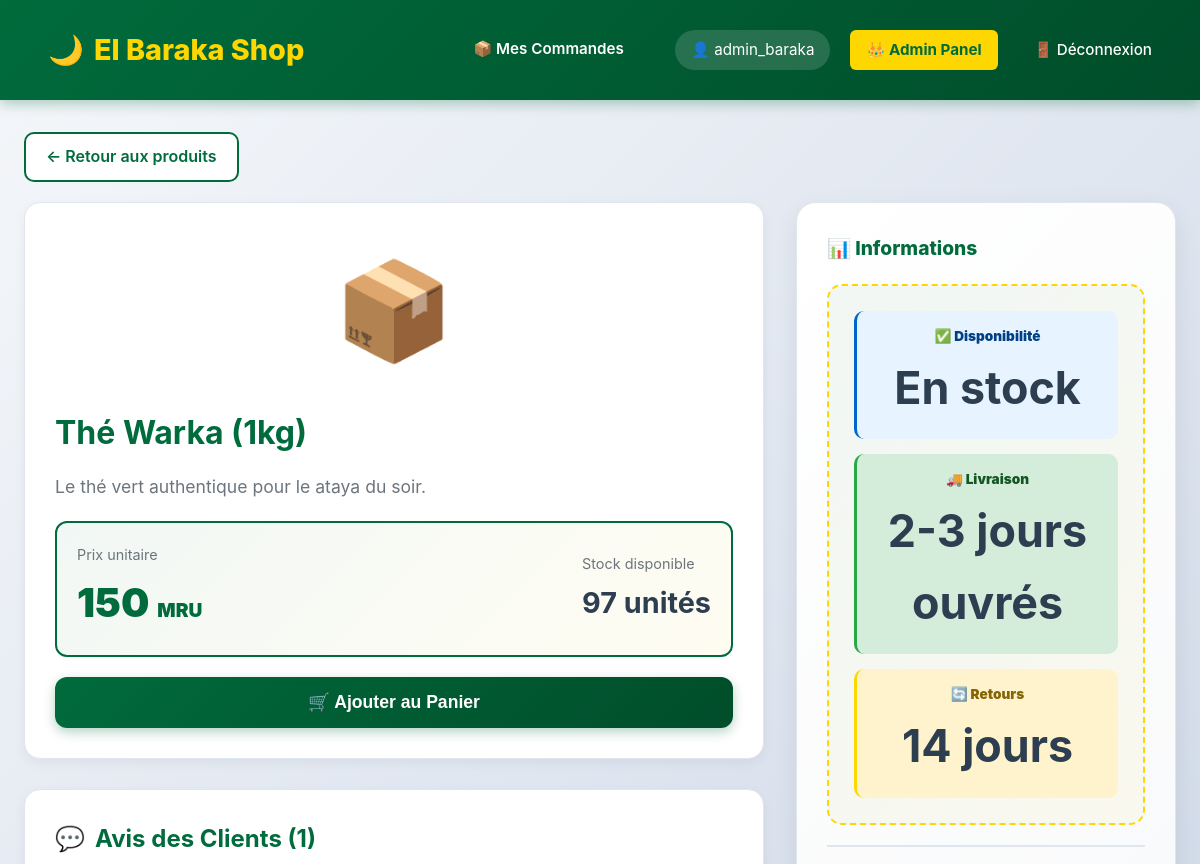
/produit/1 (signed in, upper part), run on an earlier commit of the app's database.
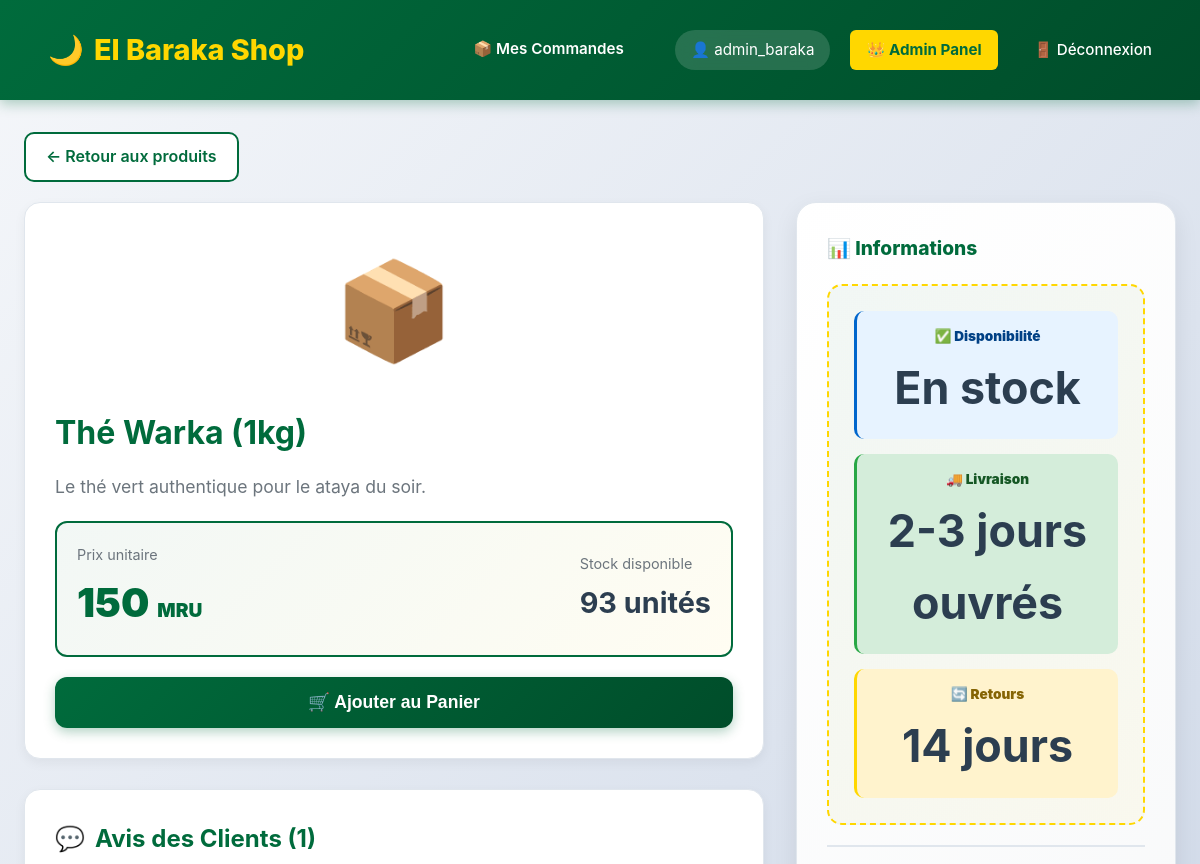
And on a later commit of the database.
### tables this page shows
CREATE TABLE produits (
            id INTEGER PRIMARY KEY AUTOINCREMENT,
            nom TEXT NOT NULL,
            description TEXT,
            prix DECIMAL(10, 2) NOT NULL,
            quantite INTEGER DEFAULT 10
        );

### app.py (the view)
@app.route('/produit/<int:produit_id>')
def produit_details(produit_id):
    if 'user_id' not in session: return redirect('/login')
    conn = get_db_connection()
    produit = conn.execute("SELECT * FROM produits WHERE id = ?", (produit_id,)).fetchone()
    if not produit:
        flash("Produit introuvable.", "danger")
        conn.close()
        return redirect('/')
    commentaires = conn.execute("""
        SELECT c.*, u.username
        FROM commentaires c
        JOIN utilisateurs u ON c.utilisateur_id = u.id
        WHERE c.produit_id = ?
        ORDER BY c.date_post DESC
    """, (produit_id,)).fetchall()
    conn.close()
    return render_template('produit_details.html', produit=produit, commentaires=commentaires)

### app.py (called while the page is built)
def get_db_connection():
    conn = sqlite3.connect('elbaraka.db')
    conn.row_factory = sqlite3.Row
    return conn

### templates/produit_details.html (shortened to what the changed rows need)
{% extends "base.html" %}
{% block content %}
<div style="max-width: 1200px; margin: 0 auto;">
    <div class="main-layout">
        <div>
            <div style="background: white; padding: 30px; border-radius: 16px; box-shadow: 0 4px 12px rgba(0,0,0,0.05); border: 1px solid #e0e6ed; margin-bottom: 30px;">
                <div style="text-align: center; font-size: 6rem; margin-bottom: 20px;">📦</div>
                <h1 style="color: var(--primary); margin-bottom: 15px; font-size: 2rem;">{{ produit.nom }}</h1>
                <p style="color: #6c757d; font-size: 1.1rem; line-height: 1.6; margin-bottom: 20px;">
                    {{ produit.description }}
                </p>
                <div style="display: flex; justify-content: space-between; align-items: center; padding: 20px; background: linear-gradient(135deg, rgba(0, 107, 60, 0.05) 0%, rgba(255, 215, 0, 0.05) 100%); border-radius: 12px; border: 2px solid var(--primary);">
                    <div>
                        <div style="font-size: 0.9rem; color: #6c757d; margin-bottom: 5px;">Prix unitaire</div>
                        <div style="font-size: 2.5rem; font-weight: 900; color: var(--primary);">
                            {{ produit.prix }} <span style="font-size: 1.2rem;">MRU</span>
                        </div>
                    </div>
                    <div>
                        <div style="font-size: 0.9rem; color: #6c757d; margin-bottom: 5px;">Stock disponible</div>
                        <div style="font-size: 1.8rem; font-weight: 700; color: var(--text);">
                            {{ produit.quantite }} unités
                        </div>
                    </div>
                </div>
                <button class="btn-primary" style="width: 100%; margin-top: 20px; padding: 15px; font-size: 1.1rem;">
                    🛒 Ajouter au Panier
                </button>
            </div>
            <div style="background: white; padding: 30px; border-radius: 16px; box-shadow: 0 4px 12px rgba(0,0,0,0.05); border: 1px solid #e0e6ed;">
                <h2 style="color: var(--primary); margin-bottom: 20px; display: flex; align-items: center; gap: 10px;">
                    <span>💬</span>
                    <span>Avis des Clients ({{ commentaires|length }})</span>
                </h2>
            </div>
        </div>
    </div>
</div>
{% endblock %}

What changed in the data, as far as the page shows it:
changed produits "Thé Warka (1kg)": quantite "97" → "93"
